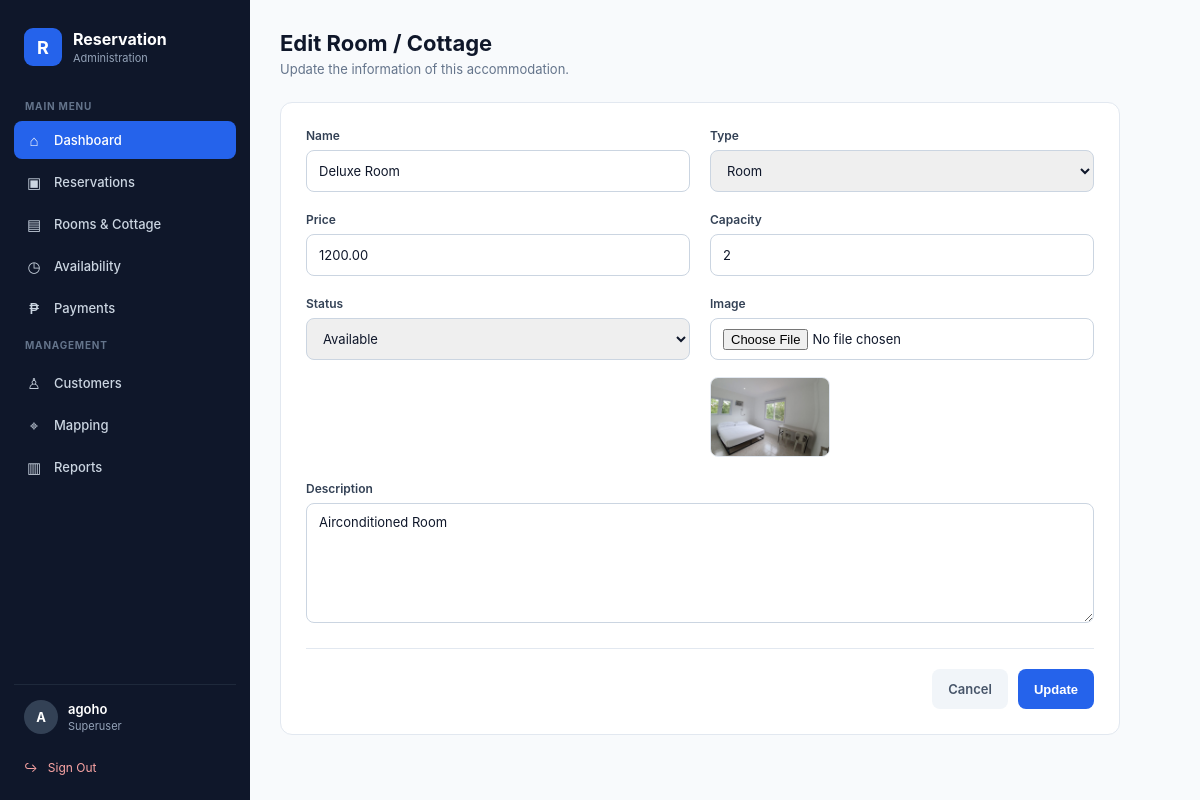
/rooms/1/edit/ (signed in), run on the app's committed database.
### core/models.py (models this page shows, shortened)
class Room(models.Model):
    TYPE_CHOICES = [
        ("ROOM", "Room"),
        ("COTTAGE", "Cottage"),
    ]
    STATUS_CHOICES = [
        ("AVAILABLE", "Available"),
        ("UNAVAILABLE", "Unavailable"),
        ("MAINTENANCE", "Maintenance"),
    ]
    name = models.CharField(
        max_length=150
    )
    type = models.CharField(
        max_length=20,
        choices=TYPE_CHOICES,
        default="ROOM"
    )
    description = models.TextField(
        blank=True
    )
    price = models.DecimalField(
        max_digits=10,
        decimal_places=2
    )
    capacity = models.PositiveIntegerField(
        default=1
    )
    status = models.CharField(
        max_length=20,
        choices=STATUS_CHOICES,
        default="AVAILABLE"
    )
    image = models.ImageField(
        upload_to="rooms/",
        blank=True,
        null=True
    )
    created_at = models.DateTimeField(
        auto_now_add=True
    )
    updated_at = models.DateTimeField(
        auto_now=True
    )

### core/views.py (the view, shortened to what this page needs)
# urls.py: path("rooms/<int:pk>/edit/", room_edit, name="room_edit"),
@login_required
def room_edit(request, pk):
    if not request.user.is_superuser:
        return redirect("login")
    room = get_object_or_404(
        Room,
        pk=pk
    )
    return render(
        request,
        "pages/room_form.html",
        {
            "room": room
        }
    )

### core/templates/pages/room_form.html (shortened to what this page needs)
{% extends "base.html" %}
{% block content %}
<div class="form-page">
    <div class="form-header">
        <h1>
            {% if room %}
                Edit Room / Cottage
            {% else %}
                Add Room / Cottage
            {% endif %}
        </h1>
        <p>
            {% if room %}
                Update the information of this accommodation.
            {% else %}
                Add a new room or cottage to your reservation system.
            {% endif %}
        </p>
    </div>
    <div class="form-card">
        <form
            method="POST"
            enctype="multipart/form-data"
        >
            <div class="form-grid">
                <div class="form-group">
                    <label for="name">
                        Name
                    </label>
                    <input
                        type="text"
                        id="name"
                        name="name"
                        value="{{ room.name|default:'' }}"
                        placeholder="e.g. Deluxe Room"
                        required
                    >
                </div>
                <div class="form-group">
                    <label for="type">
                        Type
                    </label>
                    <select
                        id="type"
                        name="type"
                        required
                    >
                        <option
                            value="ROOM"
                            {% if room.type == "ROOM" %}selected{% endif %}
                        >
                            Room
                        </option>
                    </select>
                </div>
                <div class="form-group">
                    <label for="price">
                        Price
                    </label>
                    <input
                        type="number"
                        id="price"
                        name="price"
                        value="{{ room.price|default:'' }}"
                        placeholder="0.00"
                        min="0"
                        step="0.01"
                        required
                    >
                </div>
                <div class="form-group">
                    <label for="capacity">
                        Capacity
                    </label>
                    <input
                        type="number"
                        id="capacity"
                        name="capacity"
                        value="{{ room.capacity|default:'1' }}"
                        min="1"
                        placeholder="Number of persons"
                        required
                    >
                </div>
                <div class="form-group">
                    <label for="status">
                        Status
                    </label>
                    <select
                        id="status"
                        name="status"
                        required
                    >
                        <option
                            value="AVAILABLE"
                            {% if not room or room.status == "AVAILABLE" %}selected{% endif %}
                        >
                            Available
                        </option>
                    </select>
                </div>
                <div class="form-group">
                    <label for="image">
                        Image
                    </label>
                    <input
                        type="file"
                        id="image"
                        name="image"
                        accept="image/*"
                    >
                    {% if room.image %}
                        <div class="current-image">
                            <img
                                src="{{ room.image.url }}"
                                alt="{{ room.name }}"
                            >
                        </div>
                    {% endif %}
                </div>
                <div class="form-group full">
                    <label for="description">
                        Description
                    </label>
                    <textarea
                        id="description"
                        name="description"
                        placeholder="Describe the room or cottage..."
                    >{{ room.description|default:'' }}</textarea>
                </div>
            </div>
            <div class="form-actions">
                <a
                    href="{% url 'rooms' %}"
                    class="button button-cancel"
                >
                    Cancel
                </a>
                <button
                    type="submit"
                    class="button button-save"
                >
                    {% if room %}
                        Update
                    {% else %}
                        Save
                    {% endif %}
                </button>
            </div>
        </form>
    </div>
</div>
{% endblock %}

### core/templates/base.html (shortened to what this page needs)
{% load static %}
<!DOCTYPE html>
<html lang="en">
<head>
</head>
<body>
<div class="app">
    <aside class="sidebar">
        <div class="brand">
            <div class="brand-logo">
                R
            </div>
            <div class="brand-text">
                Reservation
                <span class="brand-subtitle">
                    Administration
                </span>
            </div>
        </div>
        <div class="nav-title">
            Main Menu
        </div>
        <nav class="nav">
            <a href="{% url 'dashboard' %}" class="active">
                <div class="nav-icon">⌂</div>
                <span>Dashboard</span>
            </a>
            <a href="{% url 'reservation_list' %}">
                <div class="nav-icon">▣</div>
                <span>Reservations</span>
            </a>
            <a href="{% url 'rooms' %}">
                <div class="nav-icon">▤</div>
                <span>Rooms & Cottage</span>
            </a>
            <a href="{% url 'availability' %}">
                <div class="nav-icon">◷</div>
                <span>Availability</span>
            </a>
            <a href="{% url 'payment_list' %}">
                <div class="nav-icon">₱</div>
                <span>Payments</span>
            </a>
            <div class="nav-title">
                Management
            </div>
            <a href="{% url 'customer_list' %}">
                <div class="nav-icon">♙</div>
                <span>Customers</span>
            </a>
            <a href="{% url 'mapping' %}">
                <div class="nav-icon">⌖</div>
                <span>Mapping</span>
            </a>
            <a href="{% url 'reports' %}">
                <div class="nav-icon">▥</div>
                <span>Reports</span>
            </a>
        </nav>
        <div class="sidebar-bottom">
            <div class="user-box">
                <div class="user-avatar">
                    {{ request.user.username|first|upper }}
                </div>
                <div class="user-info">
                    <div class="user-name">
                        {{ request.user.username }}
                    </div>
                    <div class="user-role">
                        Superuser
                    </div>
                </div>
            </div>
            <a href="{% url 'logout' %}" class="logout">
                ↪ &nbsp; Sign Out
            </a>
        </div>
    </aside>
    <main class="main">
        {% block content %}{% endblock %}
    </main>
</div>
</body>
</html>

### core/templates/base.html (style rules this page uses)
* { margin: 0; padding: 0; box-sizing: border-box; }
:root { --primary: #2563eb; --primary-dark: #1d4ed8; --bg: #f8fafc; --sidebar: #0f172a; --sidebar-hover: #1e293b; --text: #0f172a; --muted: #64748b; --border: #e2e8f0; --white: #ffffff; --success: #16a34a; --warning: #d97706; --danger: #dc2626; }
body { font-family: -apple-system, BlinkMacSystemFont, "Segoe UI", Roboto, Helvetica, Arial, sans-serif; background: var(--bg); color: var(--text); }
.app { min-height: 100vh; display: flex; }
.sidebar { width: 250px; background: var(--sidebar); color: white; position: fixed; top: 0; bottom: 0; left: 0; padding: 20px 14px; z-index: 100; }
.brand { display: flex; align-items: center; gap: 11px; padding: 8px 10px 26px; }
.brand-logo { width: 38px; height: 38px; border-radius: 9px; background: var(--primary); display: flex; align-items: center; justify-content: center; font-weight: 700; font-size: 18px; }
.brand-text { font-size: 16px; font-weight: 700; }
.brand-subtitle { display: block; font-size: 11px; color: #94a3b8; font-weight: 400; margin-top: 2px; }
.nav-title { font-size: 10px; color: #64748b; font-weight: 700; text-transform: uppercase; letter-spacing: 0.08em; padding: 0 11px; margin: 8px 0 9px; }
.nav { display: flex; flex-direction: column; gap: 4px; }
.nav a { display: flex; align-items: center; gap: 11px; color: #cbd5e1; text-decoration: none; padding: 10px 11px; border-radius: 8px; font-size: 13px; font-weight: 500; transition: 0.2s; }
.nav a.active { background: var(--primary); color: white; }
.nav-icon { width: 18px; height: 18px; display: flex; align-items: center; justify-content: center; font-size: 15px; }
.sidebar-bottom { position: absolute; bottom: 18px; left: 14px; right: 14px; }
.user-box { border-top: 1px solid #1e293b; padding: 15px 10px; display: flex; align-items: center; gap: 10px; }
.user-avatar { width: 34px; height: 34px; border-radius: 50%; background: #334155; display: flex; align-items: center; justify-content: center; font-size: 13px; font-weight: 700; }
.user-info { min-width: 0; }
.user-name { font-size: 13px; font-weight: 600; color: white; overflow: hidden; text-overflow: ellipsis; white-space: nowrap; }
.user-role { font-size: 11px; color: #94a3b8; margin-top: 2px; }
.logout { display: block; text-decoration: none; color: #fca5a5; font-size: 12px; padding: 7px 10px; margin-top: 4px; }
.main { margin-left: 250px; width: calc(100% - 250px); min-height: 100vh; }

### core/templates/pages/room_form.html (style rules this page uses)
.form-page { padding: 30px; max-width: 900px; }
.form-header { margin-bottom: 25px; }
.form-header h1 { font-size: 22px; font-weight: 700; color: #0f172a; margin-bottom: 5px; }
.form-header p { font-size: 13px; color: #64748b; }
.form-card { background: #ffffff; border: 1px solid #e2e8f0; border-radius: 12px; padding: 25px; }
.form-grid { display: grid; grid-template-columns: 1fr 1fr; gap: 20px; }
.form-group { display: flex; flex-direction: column; gap: 7px; }
.form-group.full { grid-column: 1 / -1; }
.form-group label { font-size: 12px; font-weight: 600; color: #334155; }
.form-group input, .form-group select, .form-group textarea { width: 100%; border: 1px solid #cbd5e1; border-radius: 8px; padding: 10px 12px; font-family: inherit; font-size: 13px; color: #0f172a; outline: none; }
.form-group input, .form-group select { height: 42px; }
.form-group textarea { min-height: 120px; resize: vertical; }
.current-image { margin-top: 10px; }
.current-image img { width: 120px; height: 80px; object-fit: cover; border-radius: 8px; border: 1px solid #e2e8f0; }
.form-actions { display: flex; justify-content: flex-end; gap: 10px; margin-top: 25px; padding-top: 20px; border-top: 1px solid #e2e8f0; }
.button { display: inline-flex; align-items: center; justify-content: center; height: 40px; padding: 0 16px; border-radius: 8px; font-size: 13px; font-weight: 600; text-decoration: none; cursor: pointer; border: none; }
.button-cancel { background: #f1f5f9; color: #475569; }
.button-save { background: #2563eb; color: #ffffff; }

### data on the page
Room: name "Deluxe Room", type "Room", price "1200.00", capacity "2", status "Available", image (picture), description "Airconditioned Room"

### other printed values
{{ request.user.username|first|upper }} "A"
{{ request.user.username }} "agoho"
